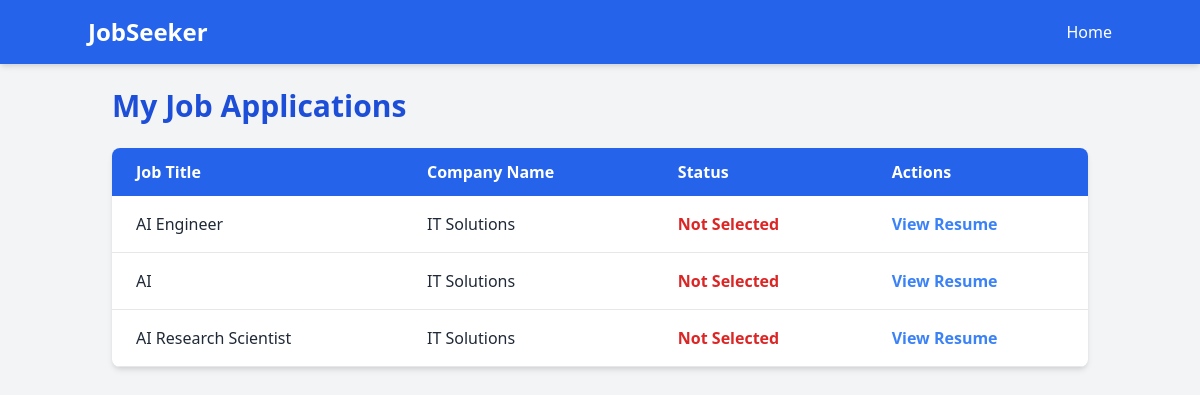
The page /jobseekApplications/ (signed in) on the database its author committed.
### job/models.py (models this page shows)
class JobApplications(models.Model):
    jobseeker = models.ForeignKey(JobseekerRegister, on_delete=models.CASCADE)
    jobprovider = models.ForeignKey(JobproviderRegister, on_delete=models.CASCADE)
    job_requirements = models.ForeignKey(Jobrequirements, on_delete=models.CASCADE)
    selected_status=models.BooleanField(default=False,null=True, blank=True)

class Jobrequirements(models.Model):
    jobprovider = models.ForeignKey(JobproviderRegister, on_delete=models.CASCADE)
    job_title = models.CharField(max_length=50,null=True, blank=True)
    job_description = models.TextField(null=True, blank=True)
    status=models.BooleanField(default=False, null=True)

class JobproviderRegister(models.Model):
    name = models.CharField(max_length=50,null=True, blank=True)
    email = models.EmailField(max_length=50,null=True, blank=True, unique=True)
    password = models.CharField(max_length=50,null=True, blank=True)
    company_name = models.CharField(max_length=50,null=True, blank=True)
    phone_number = models.CharField(max_length=15, null=True, blank=True)

### job/views.py (the view)
# urls.py: path('jobseekApplications/',jobseekApplications,name='jobseekApplications'),
def jobseekApplications(request):
    if 'jobseeker_id' in request.session:
        jobseeker_id = request.session['jobseeker_id']
        applications = JobApplications.objects.filter(jobseeker__id=jobseeker_id)
        return render(request, 'jobseekapplications.html', {'applications': applications})
    return redirect('jobseeker-login')

### job/templates/jobseekapplications.html (shortened to what this page needs)
<!DOCTYPE html>
<html lang="en">
<head>
    <link href="https://cdn.jsdelivr.net/npm/tailwindcss@2.2.19/dist/tailwind.min.css" rel="stylesheet">
</head>
<body class="bg-gray-100 text-gray-800">
    <nav class="bg-blue-600 text-white py-4 shadow-md">
        <div class="container mx-auto flex justify-between items-center">
            <a href="" class="text-2xl font-bold">JobSeeker</a>
            <ul class="flex space-x-4">
                <li><a href="/jonseekindex/" class="hover:text-yellow-300">Home</a></li>
            </ul>
        </div>
    </nav>
    <div class="container mx-auto p-6">
        <h1 class="text-3xl font-bold text-blue-700 mb-6">My Job Applications</h1>
        {% if applications %}
            <table class="min-w-full bg-white rounded-lg shadow-md overflow-hidden">
                <thead class="bg-blue-600 text-white">
                    <tr>
                        <th class="py-3 px-6 text-left">Job Title</th>
                        <th class="py-3 px-6 text-left">Company Name</th>
                        <th class="py-3 px-6 text-left">Status</th>
                        <th class="py-3 px-6 text-left">Actions</th>
                    </tr>
                </thead>
                <tbody>
                    {% for application in applications %}
                        <tr class="border-b hover:bg-gray-100">
                            <td class="py-4 px-6">{{ application.job_requirements.job_title }}</td>
                            <td class="py-4 px-6">{{ application.jobprovider.company_name }}</td>
                            <td class="py-4 px-6">
                                {% if application.selected_status %}
                                    <span class="text-green-600 font-semibold">Selected</span>
                                {% else %}
                                    <span class="text-red-600 font-semibold">Not Selected</span>
                                {% endif %}
                            </td>
                            <td class="py-4 px-6">
                                {% if application.jobseeker.resumes_set.first %}
                                    <a href="{{ application.jobseeker.resumes_set.first.resume_file.url }}" target="_blank" class="text-blue-500 hover:text-blue-600 font-semibold">
                                        View Resume
                                    </a>
                                {% else %}
                                    <span class="text-gray-500">No Resume</span>
                                {% endif %}
                            </td>
                        </tr>
                    {% endfor %}
                </tbody>
            </table>
        {% else %}
            <div class="bg-yellow-100 text-yellow-800 p-4 rounded text-center mt-6">
                <p>You haven't applied for any jobs yet.</p>
            </div>
        {% endif %}
    </div>
</body>
</html>

### rows shown on the page
JobApplications: job_requirements.job_title "AI Engineer", jobprovider.company_name "IT Solutions", selected_status "Not Selected"
JobApplications: job_requirements.job_title "AI", jobprovider.company_name "IT Solutions", selected_status "Not Selected"
JobApplications: job_requirements.job_title "AI Research Scientist", jobprovider.company_name "IT Solutions", selected_status "Not Selected"
